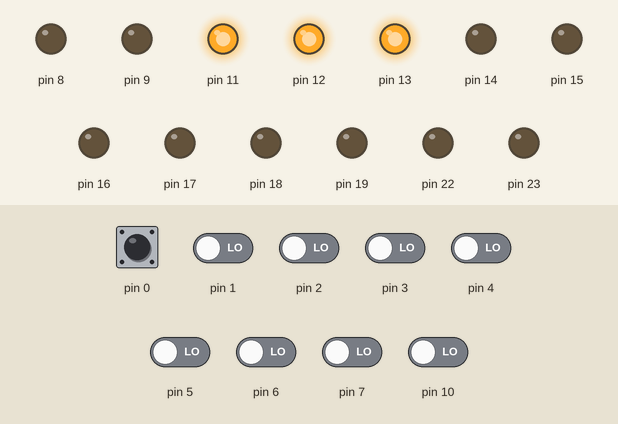
Simulated run of this sketch. Board: Arduino Uno, built with avr-gcc and run on an emulated ATmega328P. On the bench: output pins drawn as LEDs (lit = HIGH). Dashed ring = blinking. Inputs (shaded band) come from the test bench; at power-on: pin 0–7, pin 10 LOW.

Above: at 0.8 s.
0.9 s: pin 0 driven HIGH
At 1.8 s:
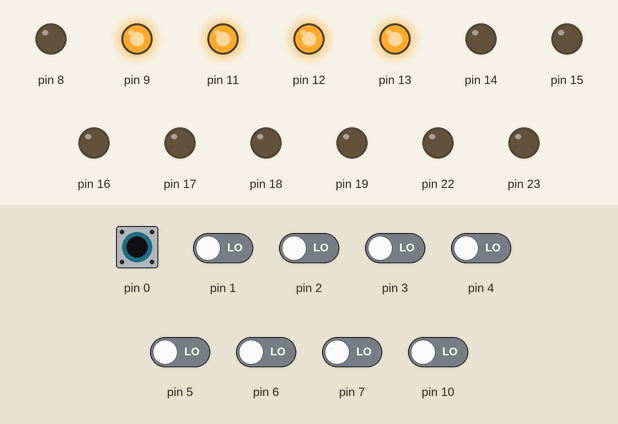
2.5 s: pin 0 pulsed LOW 5 times (0.12 s each, 0.3 s apart)
At 2.7 s:
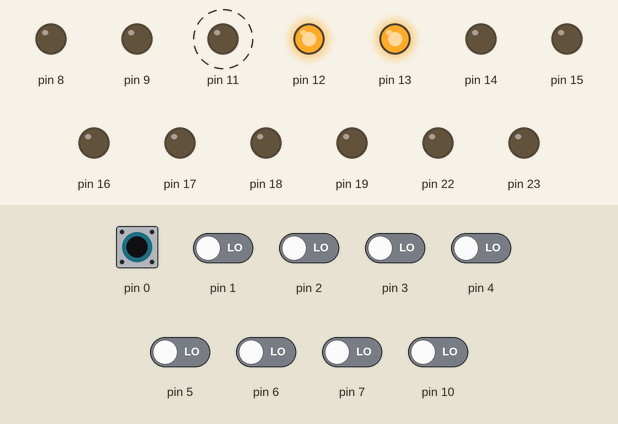
Timing chart, 0 to 5.5 s (numbered marks = the images above; inputs shaded):
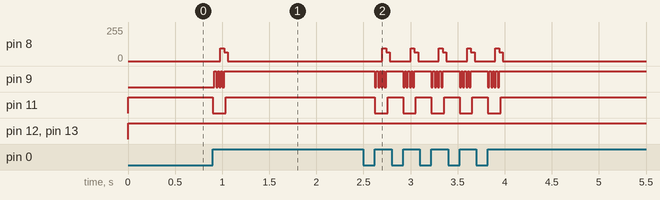

Measured:
- after the input at 0.9 s, pin 8: 0/255 → 96/255 after 0.08 s, → 64/255 0.04 s later, → 0/255 0.04 s later; pin 9: alternates HIGH for 0.02 s and LOW for 0.02 s, 7 changes in all, then stays HIGH, starting at once; pin 11: HIGH → LOW at once, → HIGH 0.14 s later
- after the input at 2.5 s, pin 8: 0/255 → 96/255 after 0.20 s, then repeats every 0.30 s: 64/255 0.04 s, 0/255 0.22 s, 96/255 0.04 s, until it stays 0/255 from 4.0 s; pin 9: HIGH → LOW after 0.12 s, then repeats every 0.30 s: 3 × (HIGH 0.02 s, LOW 0.02 s), HIGH 0.18 s, LOW 0.02 s, until it stays HIGH from 3.9 s

The sketch:

SPI_master.ino
```cpp
#include"atmega328p_port_init.h"

//function used
void init_port(void);
volatile char inportD(volatile char);
void outportB(volatile char,volatile char);
void outportC(volatile char,volatile char);
volatile char inportB();

//Global varibles
volatile int wait = 5;
volatile char indata,output,outputC;
volatile char data = 0x55;


void setup() {
  // put your setup code here, to run once:
  init_port();
  outportB(0x01,3);
  outportB(0x01,4);
  outportB(0x01,5);
  delay(1);


  //CPol=0 Cphase=0
  //fullduplex communication
  while(1){
    indata = inportD(0); // to select the first slave node
    while(indata == 0x00){
      indata = inportD(0);
      if(indata == 0x01){
        // selecting node 1
        outportB(0x00,3);
        delay(1);
        SPI_sender(data);
      }
    }
  }
}
void SPI_sender(char data)
{
  volatile char i,j,last_bit;
  for(i=7;i>=0;i--){
    j = data >> i;
    last_bit = j & 0x01;
    outportB(last_bit,1);
    delay(1);
    clock_pulse();
    delay(1);

  }
  //stopbit
  outportB(0x01,3);
}
void clock_pulse()
{
  volatile char input;
  static char i;
  outportB(0x00,0);
  delay(wait);
  outportB(0x01,0);
  input = inportB();
  sampling(input,i);
  i++;
  delay(wait);
  outportB(0x00,0);
  delay(wait);

}
void sampling(volatile char data,volatile char pin)
{
  volatile char *portC_data = (volatile char *) portC_data_register;
   if( data == 0x01){
    outputC |= data<<pin;
  }
  else if(data == 0x00){
    outputC &= ~((0x01<<pin));
  }
  *portC_data = outputC;
}
void init_port(void)
{
  char *portD_ddr = (char *) portD_ddr_register;
  char *portB_ddr = (char *) portB_ddr_register;
  char *portC_ddr = (char *) portC_ddr_register;

  *portD_ddr = 0x00;
  *portB_ddr = 0xFB;
  *portC_ddr = 0xFF;
}

void outportB(volatile char data , volatile char pin)
{
  volatile char *portB_data = (volatile char *) portB_data_register;
  if( data == 0x01){
    output |= data<<pin;
  }
  else if(data == 0x00){
    output &= ~((0x01<<pin));
  }
  *portB_data = output;

}
volatile char inportB(void)
{
  volatile char *portB_data = (volatile char *) portB_input_register;
  volatile char data;
  data = *portB_data;
  data = data >> 2;
  data = data & 0x01;
  return data;
}
volatile char inportD(volatile char pin)
{
  volatile char *portD_data = (volatile char *) portD_input_register;
  volatile char data;
  data = *portD_data;
  data = data & (0x01 << pin);
  return data;
}
void loop() {
  // put your main code here, to run repeatedly:

}
```

atmega328p_port_init.h
```cpp
#define portD_ddr_register 0x2A
#define portD_data_register 0x2B
#define portD_input_register 0x29


#define portB_ddr_register 0x24
#define portB_data_register 0x25
#define portB_input_register 0x23
#define portC_ddr_register 0x27
#define portC_data_register 0x28
```
